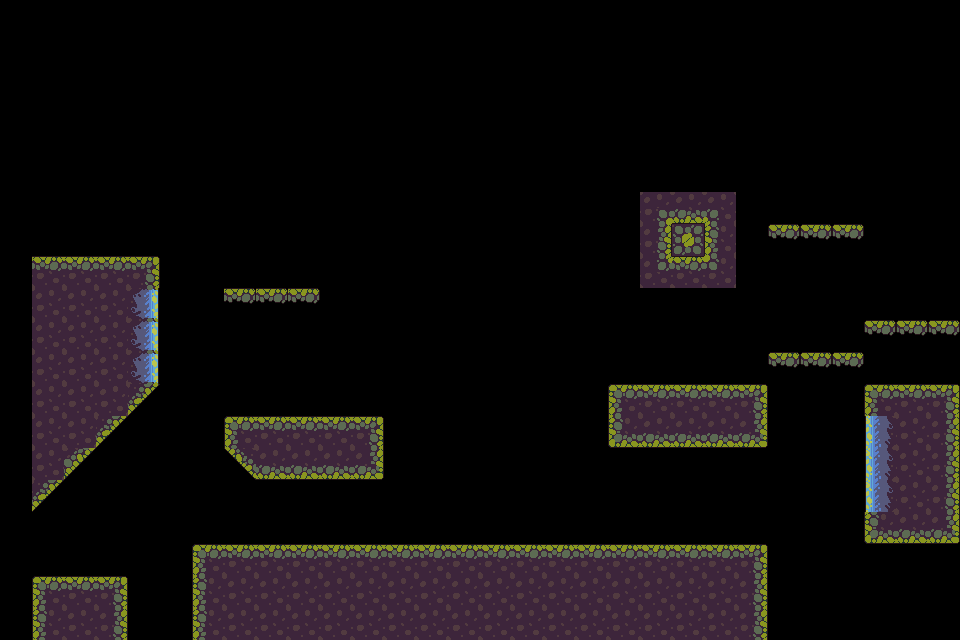

Rendered tile map (Tiled .tmx) drawn with the repository's tilesets; below, a short description and the full map source, tile grids included:
An orthogonal 30x20 tile map with 32x32 px tiles, 1 tile layer (Calque de Tuiles 1).

<map version="1.10" tiledversion="1.11.0" orientation="orthogonal" renderorder="right-down" width="30" height="20" tilewidth="32" tileheight="32" infinite="0" nextlayerid="3" nextobjectid="1">
 <tileset firstgid="1" source="TitleMapAsset.tsx" />
 <layer id="1" name="Calque de Tuiles 1" width="30" height="20">
  <data encoding="csv">
0,0,0,0,0,0,0,0,0,0,0,0,0,0,0,0,0,0,0,0,0,0,0,0,0,0,0,0,0,0,
0,0,0,0,0,0,0,0,0,0,0,0,0,0,0,0,0,0,0,0,0,0,0,0,0,0,0,0,0,0,
0,0,0,0,0,0,0,0,0,0,0,0,0,0,0,0,0,0,0,0,0,0,0,0,0,0,0,0,0,0,
0,0,0,0,0,0,0,0,0,0,0,0,0,0,0,0,0,0,0,0,0,0,0,0,0,0,0,0,0,0,
0,0,0,0,0,0,0,0,0,0,0,0,0,0,0,0,0,0,0,0,0,0,0,0,0,0,0,0,0,0,
0,0,0,0,0,0,0,0,0,0,0,0,0,0,0,0,0,0,0,0,0,0,0,0,0,0,0,0,0,0,
0,0,0,0,0,0,0,0,0,0,0,0,0,0,0,0,0,0,0,0,4,5,6,0,0,0,0,0,0,0,
0,0,0,0,0,0,0,0,0,0,0,0,0,0,0,0,0,0,0,0,14,15,16,0,39,39,39,0,0,0,
0,2,2,2,3,0,0,0,0,0,0,0,0,0,0,0,0,0,0,0,24,25,26,0,0,0,0,0,0,0,
0,12,12,12,2684354570,0,0,9,9,9,0,0,0,0,0,0,0,0,0,0,0,0,0,0,0,0,0,0,0,0,
0,12,12,12,2684354570,0,0,0,0,0,0,0,0,0,0,0,0,0,0,0,0,0,0,0,0,0,0,39,39,39,
0,12,12,12,2684354570,0,0,0,0,0,0,0,0,0,0,0,0,0,0,0,0,0,0,0,39,39,39,0,0,0,
0,12,12,12,3221225519,0,0,0,0,0,0,0,0,0,0,0,0,0,0,1,2,2,2,3,0,0,0,1,2,3,
0,12,12,3221225519,0,0,0,1,2,2,2,3,0,0,0,0,0,0,0,21,22,22,22,23,0,0,0,1610612766,12,13,
0,12,2684354608,0,0,0,0,1610612783,22,22,22,23,0,0,0,0,0,0,0,0,0,0,0,0,0,0,0,1610612766,12,13,
0,3221225519,0,0,0,0,0,0,0,0,0,0,0,0,0,0,0,0,0,0,0,0,0,0,0,0,0,1610612766,12,13,
0,0,0,0,0,0,0,0,0,0,0,0,0,0,0,0,0,0,0,0,0,0,0,0,0,0,0,21,22,23,
0,0,0,0,0,0,1,2,2,2,2,2,2,2,2,2,2,2,2,2,2,2,2,3,0,0,0,0,0,0,
0,1,2,3,0,0,11,12,12,12,12,12,12,12,12,12,12,12,12,12,12,12,12,13,0,0,0,0,0,0,
0,11,12,13,0,0,11,12,12,12,12,12,12,12,12,12,12,12,12,12,12,12,12,13,0,0,0,0,0,0
</data>
 </layer>
</map>
